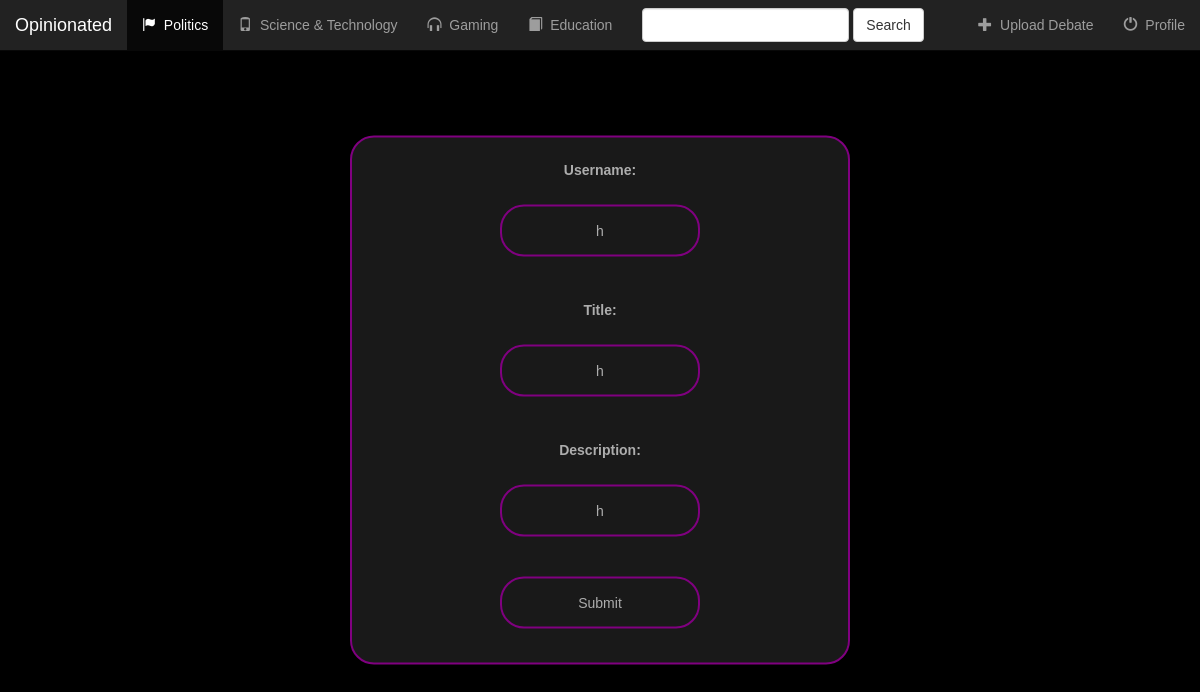
/politics/debate/13/, run on the app's committed database.
### politics/models.py (models this page shows, shortened)
class Debate(models.Model):
    username = models.CharField(max_length =20 , blank=True, default='')
    description = models.CharField(max_length =300 , blank=True, default='')
    title = models.CharField(max_length = 200, blank=True, default='')
    date = models.CharField(max_length =10, blank=True, default='')
    genre = models.CharField(max_length = 20, blank=True, default='')
    pfp = models.CharField(max_length =12, blank=True, default='')
    likes = models.ManyToManyField(User, related_name='likes', blank = True)

### politics/views.py (the view)
# urls.py: url(r'debate/(?P<pk>[0-9]+)/$', views.DebateUpdate.as_view(), name = 'debate-update'),
class DebateUpdate(UpdateView):
    model = Debate
    fields = ['username','title', 'description']

### politics/templates/politics/debate_form.html (shortened to what this page needs)
 {% load staticfiles %}
<link rel="stylesheet" href="https://maxcdn.bootstrapcdn.com/bootstrap/3.3.6/css/bootstrap.min.css">
<link rel="stylesheet" type="text/css" href="{% static 'politics/styless.css' %}" />
<nav class="navbar navbar-inverse navbar-static-top">
    <div class="container-fluid">
        <div class="navbar-header">
            <a class="navbar-brand" href="{% url 'politics:index' %}">Opinionated</a>
        </div>
        <div class="collapse navbar-collapse" id="topNavBar">
            <ul class="nav navbar-nav">
                <li class="active">
                    <a href="{% url 'politics:index' %}">
                        <span class="glyphicon glyphicon-flag" aria-hidden="true"></span>&nbsp; Politics
                    </a>
                </li>
                <li class="">
                    <a href="#">
                        <span class="glyphicon glyphicon-phone" aria-hidden="true"></span>&nbsp; Science & Technology
                    </a>
                </li>
                <li class="">
                    <a href="#">
                        <span class="glyphicon glyphicon-headphones" aria-hidden="true"></span>&nbsp; Gaming
                    </a>
                </li>
                <li class="">
                    <a href="#">
                        <span class="glyphicon glyphicon-Book" aria-hidden="true"></span>&nbsp; Education
                    </a>
                </li>
            </ul>
            <form class="navbar-form navbar-left" role="search" method="get" action="#">
                <div class="form-group">
                    <input type="text" class="form-control" name="q" value="">
                </div>
                <button type="submit" class="btn btn-default">Search</button>
            </form>
            <ul class="nav navbar-nav navbar-right">
                <li class="">
                    <a href="{% url 'politics:debate-add' %}">
                        <span class="glyphicon glyphicon-plus" aria-hidden="true"></span>&nbsp; Upload Debate
                    </a>
                </li>
                <li class = "">
                <a href="/profile/view">
                <span class = "glyphicon glyphicon-off" aria-hidden="true"></span>&nbsp; Profile
                </a>
            </li>
            </ul>
        </div>
    </div>
</nav>
<link rel="stylesheet" href="{% static 'debate_form.css' %}">
<div class= "container-fluid">
    <div class="row">
                <div class="thumbnail">
                    <form class="form-horizontal" action="" method="post" enctype="multipart/form-data">
                        {% include 'politics/form-template.html' %}
                        <input type="submit" onClick = document.forms[0].submit()>
                 </form>
           </div>
    </div>
</div>

### politics/templates/politics/form-template.html (shortened to what this page needs)
{% for field in form %}
<div class="form-group">
    <div class= "col-sm-offset-2 col-sm-10">
    </div>
    <label class="control-label col-2m-2"> {{ field.label_tag }}</label>
    <div class = "col-sm-16">{{ field }}</div>
</div>
{% endfor %}

### politics/static/politics/styless.css (style rules this page uses)
.thumbnail { background-color: #333232; text-color: white; }
form, input, label, p { color: #adadad !important; }
.navbar-inverse .navbar-brand { color: #570093; }

### assets/debate_form.css (style rules this page uses)
.thumbnail { width:500px; padding: 40px; position:absolute; top:50%; left: 50%; transform: translate(-50%,-50%); background: #191919; text-align:center; display: block; text-align: center; border: 2px solid purple; padding: 14px 40px; outline:none; color: white; border-radius: 24px; transition: .25s; }
.thumbnail input[type="text"],.thumbnail input[type="password"], .thumbnail input[type="email"] { border:0; background: none; display: block; margin: 20px auto; text-align: center; border: 2px solid purple; padding: 14px 10px; width: 200px; outline:none; color: white; border-radius: 24px; transition: .25s; }
.thumbnail input[type = "submit"] { border:0; background: none; display: block; margin: 20px auto; text-align: center; border: 2px solid purple; padding: 14px 40px; width: 200px; outline:none; color: white; border-radius: 24px; transition: .25s; cursor:pointer; }

### data on the page
Debate: form "h" "h" "h"

### other printed values
{{ field.label_tag }} "Username:" "Title:" "Description:"
